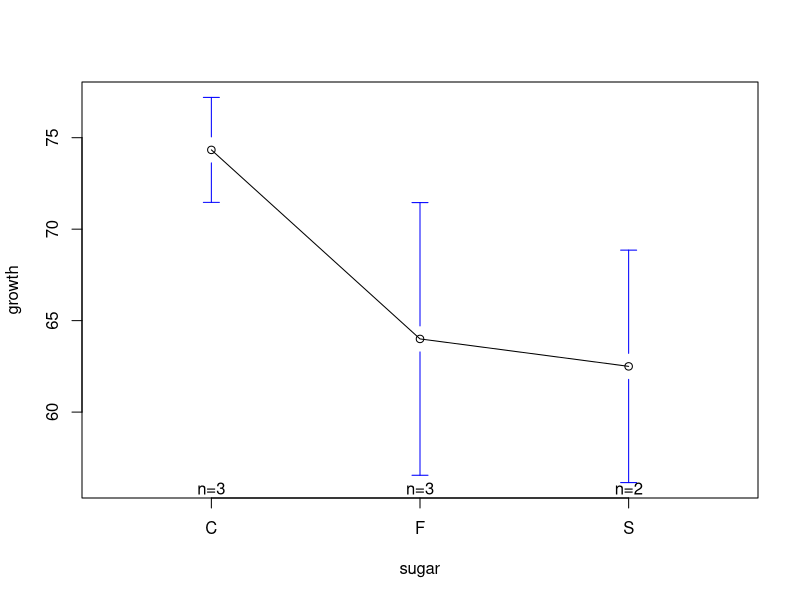
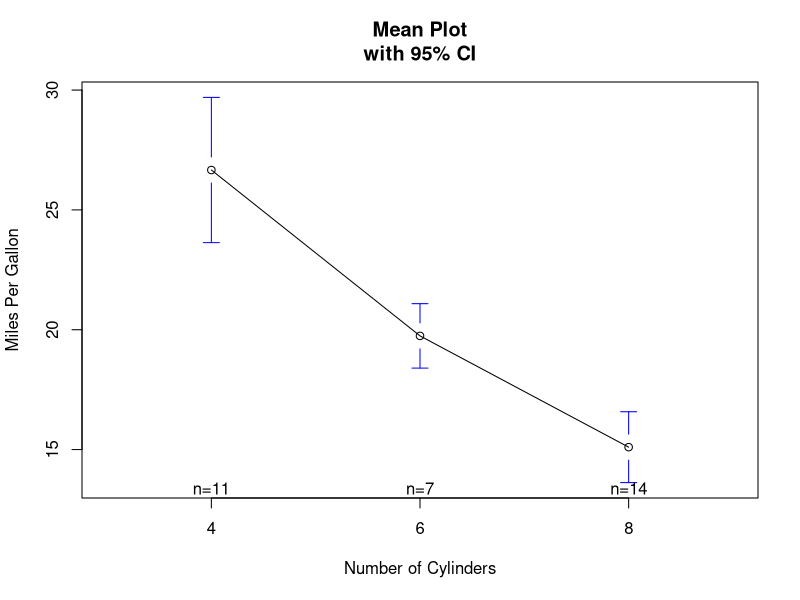
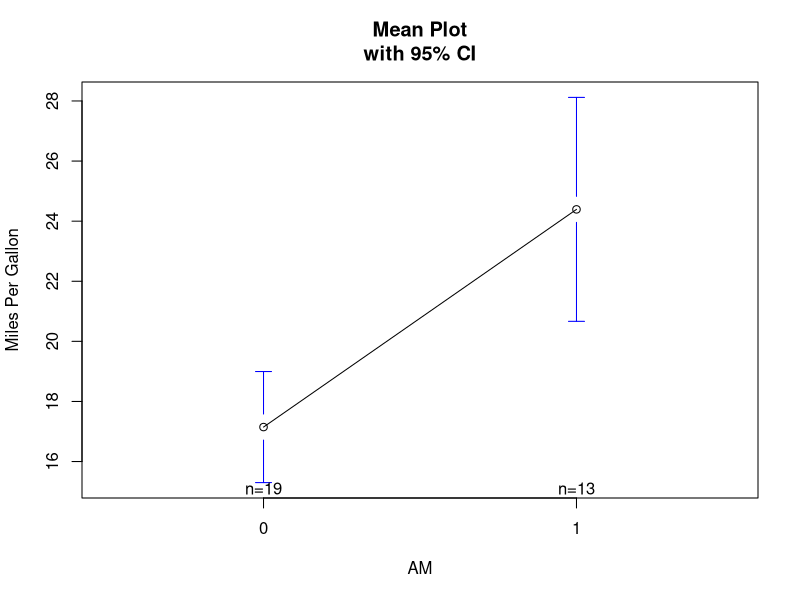
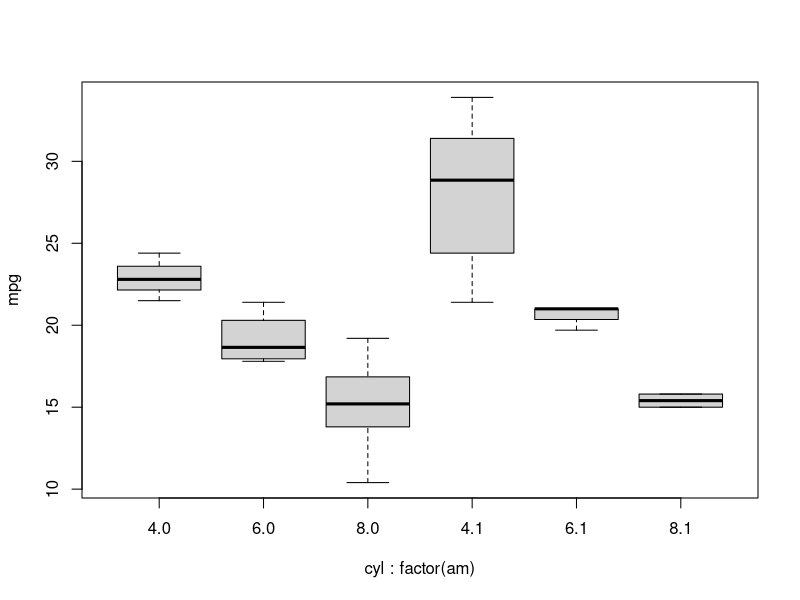
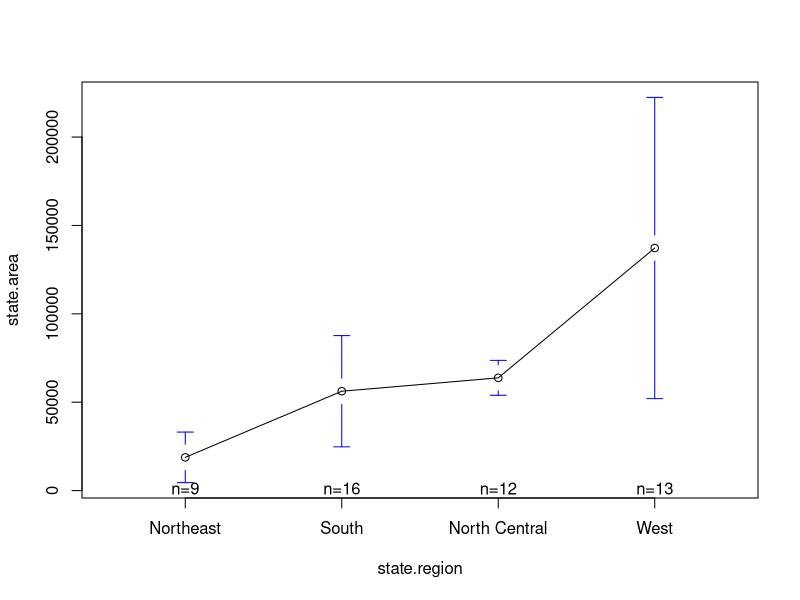
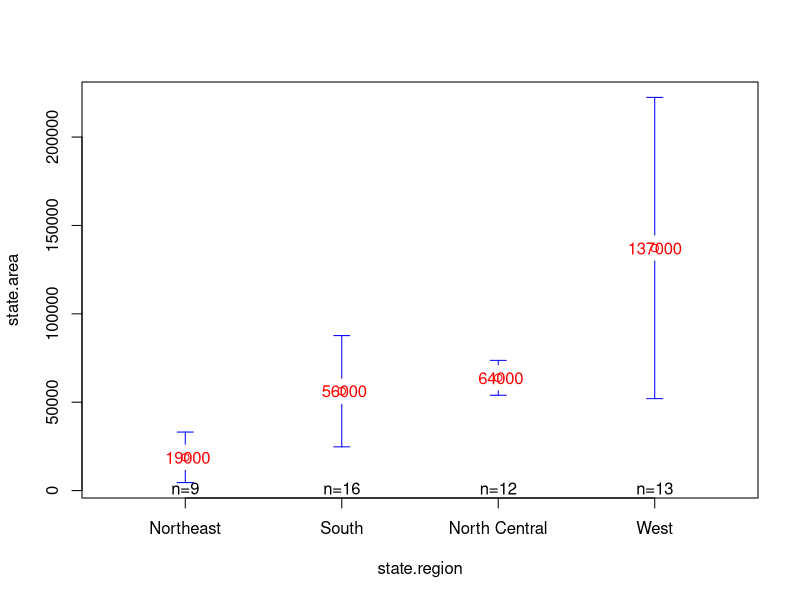

Source code (R) for these figures, in order: (Note: this script raises an error after producing the figures.)
install.packages('gplots')
library(gplots)
growth= c(75,75,73, 61,67,64,62,63)
sugar = c('C', 'C', 'C', 'F','F', 'F','S','S')
plotmeans(growth~sugar)
summary(model <- aov(growth~sugar))
# The ANOVA F-test answers the question whether there are significant differences in the K population means. 
# However, it does not provide us with any information about how they differ. 
# additional analyses may be performed using 
pairwise.t.test(growth, sugar, p.adjust.method = 'bonferroni')
# or Tukey's Honest Significant Differences
TukeyHSD(model, ordered = TRUE)

# EXAMPLE 2
attach(mtcars)
cyl <- factor(cyl)
plotmeans(mpg~cyl,xlab="Number of Cylinders", ylab="Miles Per Gallon", main="Mean Plot\nwith 95% CI")
plotmeans(mpg~factor(am),xlab="AM", ylab="Miles Per Gallon", main="Mean Plot\nwith 95% CI")

summary(aov(mpg~cyl))
boxplot(mpg ~ cyl + factor(am))
summary(model <-  aov(mpg~cyl) )
summary(model <-  aov(mpg~factor(am)) )
summary(model <-  aov(mpg~cyl+factor(am)) )
summary(model <-  aov(mpg~cyl*factor(am)) )

detach()

## area~region
data(state)
plotmeans(state.area ~ state.region)
plotmeans(state.area ~ state.region,
          mean.labels=TRUE, digits=-3,
          col="red", connect=FALSE)

##Warpbeaks
summary(fm1 <- aov(breaks ~ wool + tension, data = warpbreaks))
TukeyHSD(fm1, "tension", ordered = TRUE)

# EXAMPLE 
# new-menu-test dataset
#Item1,Item2,Item3 
#E1,25,39,36 
#E2,36,42,24 
#E3,31,39,28 
#E4,26,35,29 
#W1,51,43,42 
#W2,47,39,36 
#W3,47,53,32 
#W4,52,46,33

new_menu_test <- read.csv('new_menu_test.csv')

response = c(t(as.matrix(new_menu_test))) # response data 

Items = c("Item1", "Item2", "Item3")          # 1st factor levels 
Locations = c("East", "West")                 # 2nd factor levels 
Item_Levels = length(Items)                   # number of 1st factors 
Location_Levels = length(Locations)           # number of 2nd factors 
obs_count = 4                                 # observations per treatment

Treatment1 <- gl(n = Item_Levels, k = 1, length = obs_count * Location_Levels * Item_Levels, labels = Items)
Treatment2 <- gl(n = Location_Levels, k = obs_count * Item_Levels , length = obs_count * Location_Levels * Item_Levels, labels = Locations)
cbind(response, Treatment1, Treatment2)
summary(aov(response ~ Treatment1 + Treatment2))
summary(aov(response ~ Treatment1 * Treatment2))

# Block design
# Ignore location for now.
# Three item are tested (randomly) on menu for one week (for three weeks) at 8 franchises.
# Each row represents sales figures of 3 new menu items after test marketing
# Question: the mean sales of 3 new items are equal
block_obs_count = 8
Treatment = gl(n = Item_Levels, k = 1, block_obs_count * Item_Levels, Items)
Block = gl(n = block_obs_count, k = Item_Levels, length = block_obs_count * Item_Levels)
cbind(response, Treatment, Block)
summary(aov(response ~ Treatment + Block))

# http://www.r-tutor.com/elementary-statistics/analysis-variance/completely-randomized-design

data1<-c(
  49,47,46,47,48,47,41,46,43,47,46,45,
  48,46,47,45,49,44,44,45,42,45,45,40,
  49,46,47,45,49,45,41,43,44,46,45,40,
  45,43,44,45,48,46,40,45,40,45,47,40)
matrix(data1, ncol= 4, dimnames = list(paste("subj", 1:12), c("Shape1.Color1", "Shape2.Color1", "Shape1.Color2", "Shape2.Color2")))

Hays.df <- data.frame(rt = data1,
                      subj = factor(rep(paste("subj", 1:12, sep=""), 4)),
                      shape = factor(rep(rep(c("shape1", "shape2"), c(12, 12)), 2)),
                      color = factor(rep(c("color1", "color2"), c(24, 24))))
summary(aov(rt ~ shape * color, data=Hays.df))

summary(aov(rt ~ shape * color + Error(subj/(shape * color)), data=Hays.df))
Error(subj/(shape * color))
